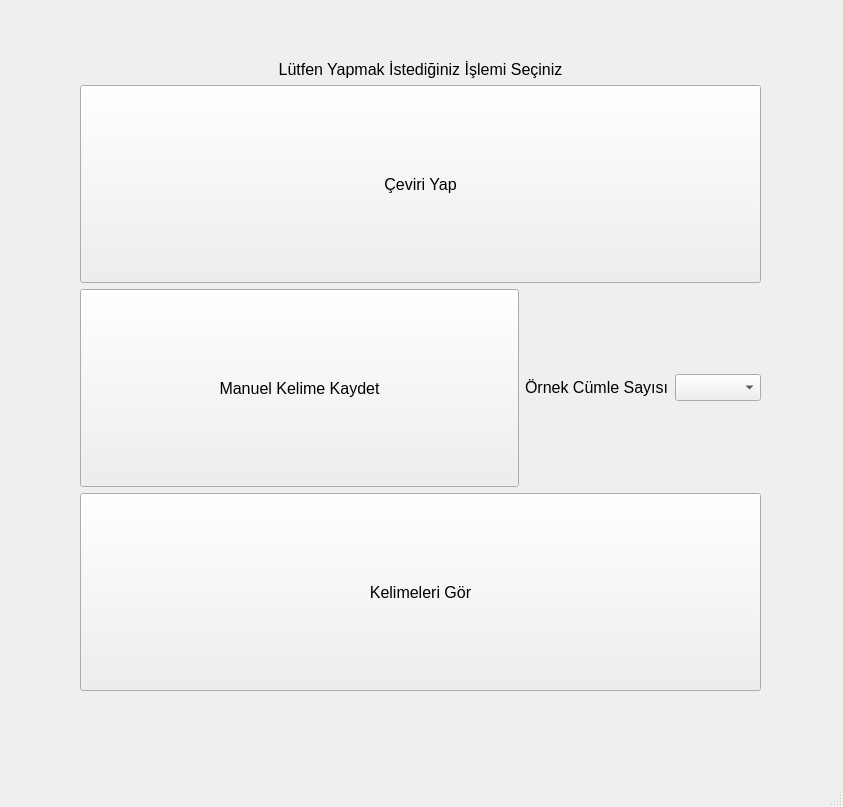
<?xml version="1.0" encoding="UTF-8"?>
<ui version="4.0">
 <class>MainWindow</class>
 <widget class="QMainWindow" name="MainWindow">
  <property name="geometry">
   <rect>
    <x>0</x>
    <y>0</y>
    <width>843</width>
    <height>807</height>
   </rect>
  </property>
  <property name="windowTitle">
   <string>Sözlük Uygulaması v2.00</string>
  </property>
  <widget class="QWidget" name="centralwidget">
   <widget class="QWidget" name="layoutWidget">
    <property name="geometry">
     <rect>
      <x>80</x>
      <y>60</y>
      <width>681</width>
      <height>631</height>
     </rect>
    </property>
    <layout class="QGridLayout" name="gridLayout">
     <item row="0" column="0">
      <widget class="QLabel" name="label">
       <property name="font">
        <font>
         <pointsize>12</pointsize>
        </font>
       </property>
       <property name="text">
        <string>Lütfen Yapmak İstediğiniz İşlemi Seçiniz</string>
       </property>
       <property name="alignment">
        <set>Qt::AlignCenter</set>
       </property>
      </widget>
     </item>
     <item row="1" column="0">
      <widget class="QPushButton" name="button_translate">
       <property name="sizePolicy">
        <sizepolicy hsizetype="Expanding" vsizetype="Expanding">
         <horstretch>0</horstretch>
         <verstretch>0</verstretch>
        </sizepolicy>
       </property>
       <property name="font">
        <font>
         <pointsize>12</pointsize>
        </font>
       </property>
       <property name="text">
        <string>Çeviri Yap</string>
       </property>
      </widget>
     </item>
     <item row="2" column="0">
      <layout class="QHBoxLayout" name="horizontalLayout">
       <item>
        <widget class="QPushButton" name="button_save_manuel_word">
         <property name="sizePolicy">
          <sizepolicy hsizetype="Expanding" vsizetype="Expanding">
           <horstretch>0</horstretch>
           <verstretch>0</verstretch>
          </sizepolicy>
         </property>
         <property name="font">
          <font>
           <pointsize>12</pointsize>
          </font>
         </property>
         <property name="text">
          <string>Manuel Kelime Kaydet</string>
         </property>
        </widget>
       </item>
       <item>
        <widget class="QLabel" name="label_2">
         <property name="sizePolicy">
          <sizepolicy hsizetype="Minimum" vsizetype="Fixed">
           <horstretch>0</horstretch>
           <verstretch>0</verstretch>
          </sizepolicy>
         </property>
         <property name="font">
          <font>
           <pointsize>12</pointsize>
          </font>
         </property>
         <property name="text">
          <string>Örnek Cümle Sayısı</string>
         </property>
        </widget>
       </item>
       <item>
        <widget class="QComboBox" name="comboBox_ex_counter">
         <property name="font">
          <font>
           <pointsize>12</pointsize>
          </font>
         </property>
        </widget>
       </item>
      </layout>
     </item>
     <item row="3" column="0">
      <widget class="QPushButton" name="button_open_words">
       <property name="sizePolicy">
        <sizepolicy hsizetype="Expanding" vsizetype="Expanding">
         <horstretch>0</horstretch>
         <verstretch>0</verstretch>
        </sizepolicy>
       </property>
       <property name="font">
        <font>
         <pointsize>12</pointsize>
        </font>
       </property>
       <property name="text">
        <string>Kelimeleri Gör</string>
       </property>
      </widget>
     </item>
    </layout>
   </widget>
  </widget>
  <widget class="QMenuBar" name="menubar">
   <property name="geometry">
    <rect>
     <x>0</x>
     <y>0</y>
     <width>843</width>
     <height>31</height>
    </rect>
   </property>
  </widget>
  <widget class="QStatusBar" name="statusbar"/>
 </widget>
 <tabstops>
  <tabstop>button_translate</tabstop>
  <tabstop>button_save_manuel_word</tabstop>
  <tabstop>comboBox_ex_counter</tabstop>
  <tabstop>button_open_words</tabstop>
 </tabstops>
 <resources/>
 <connections/>
</ui>
